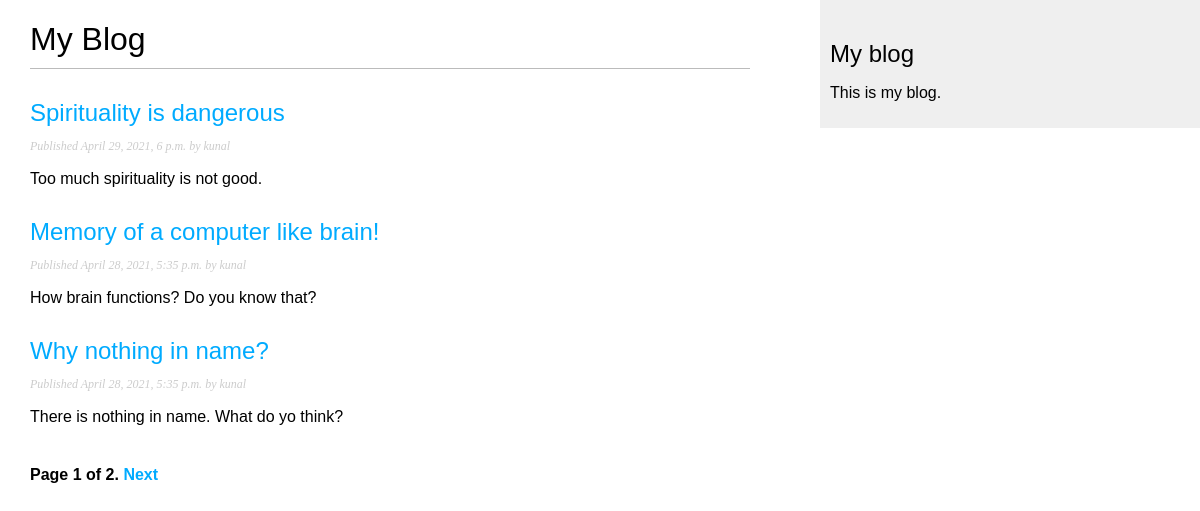
Screenshot of /blog/ with the database file from the repository.
### blog/models.py (models this page shows, shortened)
class Post(models.Model):
    STATUS_CHOICES = (('draft', 'Draft'), ('published', 'Published'),)
    title = models.CharField(max_length=250)
    slug = models.SlugField(max_length=250, unique_for_date='publish')
    author = models.ForeignKey(User, on_delete = models.CASCADE, related_name='blog_posts')
    body = models.TextField()
    publish = models.DateTimeField(default=timezone.now)
    created = models.DateTimeField(auto_now_add=True)
    updated = models.DateTimeField(auto_now=True)
    status = models.CharField(max_length=10, choices=STATUS_CHOICES, default= 'published')
    class Meta:
        ordering =('-publish',)
    objects = models.Manager() # The default manager.
    published = PublishedManager() # Our custom manager.
    def get_absolute_url(self):
        return reverse("blog:post_detail", args=[
            self.publish.year, self.publish.month, self.publish.day,
            self.slug
        ])

### blog/views.py (the view)
# urls.py: path('', views.post_list, name='post_list'),
def post_list(request):
    object_list  = Post.published.all()
    paginator = Paginator(object_list, 3) # 3 posts in each page
    page = request.GET.get('page')
    try:
        posts = paginator.page(page)
    except PageNotAnInteger:
        posts = paginator.page(1)
    except EmptyPage:
        posts = paginator.page(paginator.num_pages)
    return render(request,'blog/post/list.html',{'page':page, 'posts': posts})

### blog/models.py (called while the page is built)
    def get_queryset(self):
        return super(PublishedManager, self).get_queryset()\
            .filter(status = 'published')

### blog/templates/blog/post/list.html (shortened to what this page needs)
{% extends "blog/base.html" %}
{% block content %}
<h1>My Blog </h1>
{% for post in posts %}
    <h2>
        <a href="{{ post.get_absolute_url }}">
            {{ post.title }}
          </a>
        </h2>
        <p class="date">
              Published {{ post.publish }} by {{ post.author }}
             </p>
              {{ post.body|truncatewords:30|linebreaks }}
              {% endfor %}
              {% include "pagination.html" with page=posts %}
              {% endblock %}

### blog/templates/blog/base.html (shortened to what this page needs)
{% load static %}
<!DOCTYPE html>
<html>
    <head>
        <link href="{% static "css/blog.css" %}" rel="stylesheet">
    </head>
    <body>
        <div id="content">
            {% block content %}
            {% endblock %}
        </div>
        <div id="sidebar">
            <h2>My blog</h2>
            <p>This is my blog.</p>
        </div>
    </body>
    </html>

### blog/templates/pagination.html (shortened to what this page needs)
<div class="pagination">
     <span class="current">
         Page {{ page.number }} of {{ page.paginator.num_pages }}.
     </span>
     {% if page.has_next %}
        <a href="?page={{ page.next_page_number }}">Next</a>
         {% endif %}
        </span></div>

### blog/static/css/blog.css (style rules this page uses)
body { margin:0; padding:0; font-family:helvetica, sans-serif; }
a { color:#00abff; text-decoration:none; }
h1 { font-weight:normal; border-bottom:1px solid #bbb; padding:0 0 10px 0; }
h2 { font-weight:normal; margin:30px 0 0; }
#content { float:left; width:60%; padding:0 0 0 30px; }
#sidebar { float:right; width:30%; padding:10px; background:#efefef; height:100%; }
p.date { color:#ccc; font-family: georgia, serif; font-size: 12px; font-style: italic; }
.pagination { margin:40px 0; font-weight:bold; }

### rows the page displays
Post: title "Spirituality is dangerous", publish "April 29, 2021, 6 p.m.", author "kunal", body "Too much spirituality is not good."
Post: title "Memory of a computer like brain!", publish "April 28, 2021, 5:35 p.m.", author "kunal", body "How brain functions? Do you know that?"
Post: title "Why nothing in name?", publish "April 28, 2021, 5:35 p.m.", author "kunal", body "There is nothing in name. What do yo think?"

### other values shown
{{ page.number }} "1"
{{ page.paginator.num_pages }} "2"
